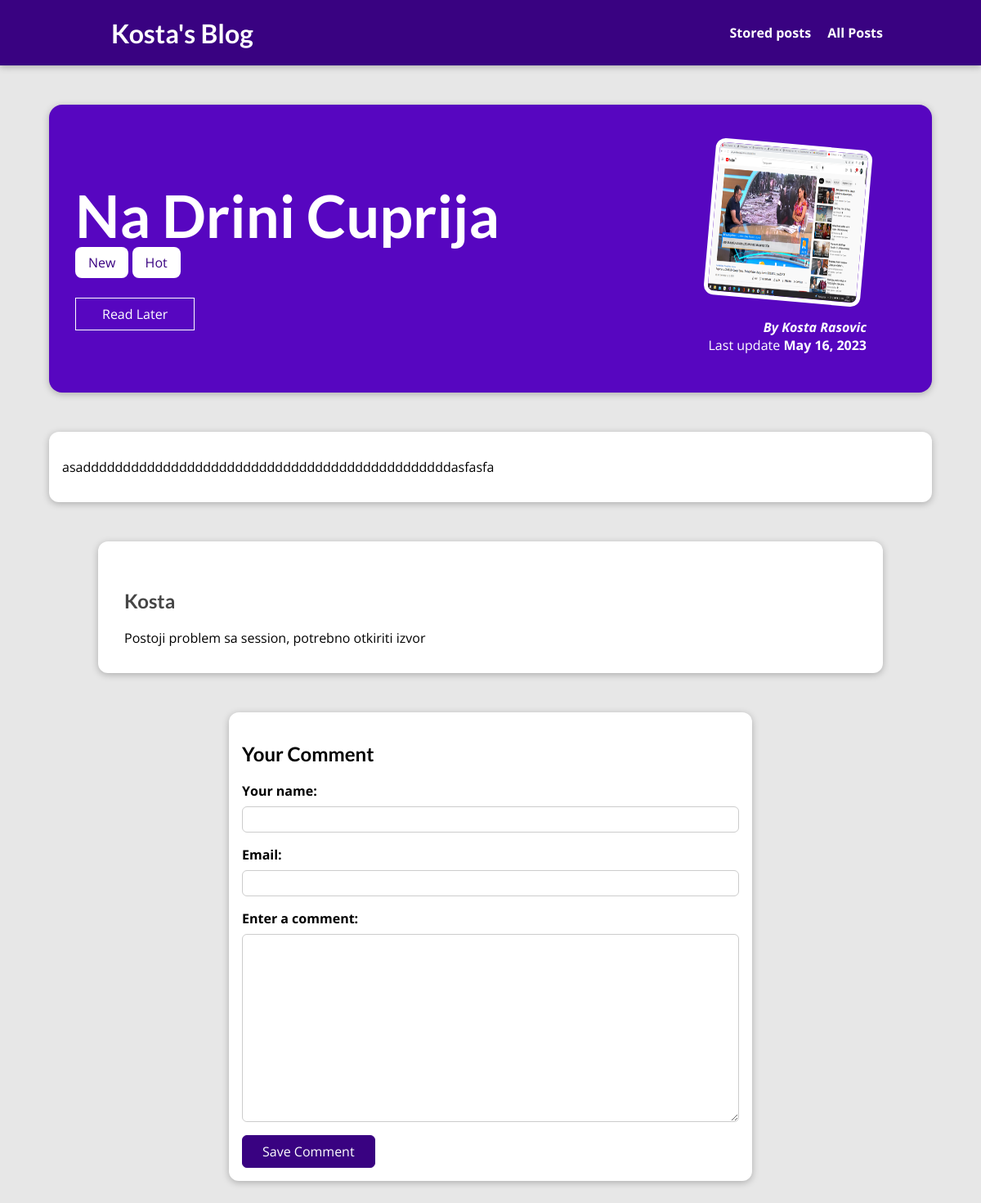
Page /posts/na-drini-cuprija on the committed database.
### blog/models.py (models this page shows, shortened)
class Post(models.Model):
    title=models.CharField(max_length=150)
    excerpt=models.CharField(max_length=200)
    image=models.ImageField(upload_to="images", null=True)
    date=models.DateField(auto_now=True)
    slug=models.SlugField(unique=True, db_index=True)
    contnet=models.TextField(validators=[MinLengthValidator(10)])
    author=models.ForeignKey(Author, null=True, on_delete=models.SET_NULL, related_name="posts")
    tag=models.ManyToManyField(Tag)

class Tag(models.Model):
    caption=models.CharField(max_length=10)

class Author(models.Model):
    first_name=models.CharField(max_length=50)
    last_name=models.CharField(max_length=50)
    email=models.EmailField()
    def fully_name(self):
        return f"{self.first_name} {self.last_name}"
    def __str__(self):
        return self.fully_name()

class Comment(models.Model):
    user_name=models.CharField(max_length=50, null=False)
    email=models.EmailField(max_length=254, null=False)
    text=models.TextField()
    post=models.ForeignKey(Post, on_delete=models.CASCADE, related_name="comments")

### blog/views.py (the view, shortened to what this page needs)
# urls.py: path("posts/<slug:slug>", views.Single_postView.as_view(), name="post-detail"), #posts/my-first-page
class Single_postView(View):
    def is_stored_post(self,request, post_id):
        stored_post=request.session.get("stored_post")
        if stored_post is not None:
            is_saved_for_later= post_id in stored_post
        else:
            is_saved_for_later = False
        return is_saved_for_later
    def get(self,request, slug):
        post=Post.objects.get(slug=slug)
        context={
        "post":post,
        "post_tag":post.tag.all(),
        "form":CommentForm(),
        "comments":post.comments.all().order_by("-id"),
        "is_stored": self.is_stored_post(request, post.id)
        }
        return render(request, "blog/post-detail.html", context)

### blog/forms.py
class CommentForm(forms.ModelForm):
    class Meta:
        model=Comment
        exclude= ["post"]
        labels={
            "user_name":"Your name",
            "email":"Email",
            "text":"Enter a comment"
        }

### blog/templates/blog/post-detail.html (shortened to what this page needs)
{% extends "base.html" %}
{% load static %}
{% block css_files %}
    <link rel="stylesheet" href="{% static 'blog/post-detail.css' %}">
{% endblock css_files %}
{% block content %}
    <section id="summary">
        <h2>{{ post.title }}</h2>
        <div>
            {% for tag in post_tag %}
                <span class="tag">{{tag.caption}}</span>
            {% endfor %}
        </div>
        <div id="read-later">
            <form action="{% url 'read-later' %}" method="POST" >
                <button>
                    {% if is_stored %}
                        Remove it from "Read Later" list
                    {% else %}
                        Read Later
                    {% endif %}
                </button>
            </form>
        </div>
        <article>
            <img src="{{ post.image.url }}" alt="{{post.title}}"/>
            <address>
                By <a href="mailto: {{post.author.email}}"> {{post.author}}</a>
            </address>
            <div>
                Last update <time>{{post.date}}</time>
            </div>
        </article>
    </section>
    <main>
        <p>{{post.contnet|linebreaks}}</p>
    </main>
    <section id="comments">
        <ul>
            {% for comment in comments  %}
                <li>
                    <br>
                    <h2>{{comment.user_name}}</h2>
                    <p>{{comment.text|linebreaks}}</p>
                </li>
            {% endfor %}
        </ul>
    </section>
    <section id="comment-form">
        <h2>Your Comment</h2>
        <form action="{% url 'post-detail' post.slug %}" method="POST">
            {% for form_field in form %}
                <div class="form-control {% if form_field.errors %}invalid{% endif %}">
                    {{form_field.label_tag}}
                    {{form_field}}
                </div>
            {% endfor %}
            <button>Save Comment</button>
        </form>
    </section>
{% endblock content %}

### static/app.css (style rules this page uses)
* { box-sizing: border-box; }
html { font-family: 'Open Sans', 'Lato', sans-serif; }
body { margin: 0; }
h1, h2, h3 { font-family: 'Lato', sans-serif; font-weight: bold; }

### blog/static/blog/post-detail.css (style rules this page uses)
body { background-color: #e7e7e7; }
#summary { margin: 8rem auto 3rem auto; padding: 2rem; width: 90%; max-width: 90rem; border-radius: 16px; background-color: #5706c0; position: relative; box-shadow: 0 2px 8px rgba(0, 0, 0, 0.25); height: 22rem; }
#summary h2 { color: white; font-size: 4.5rem; margin-bottom: 0.25rem; }
#summary article { position: absolute; top: 2rem; right: 3rem; padding: 1rem 2rem; border-radius: 12px; text-align: right; color: white; }
#summary article img { width: 12rem; height: 12rem; border-radius: 12px; transform: rotateZ(5deg); border: 5px solid white; margin-bottom: 1rem; }
#summary address { font-weight: bold; }
#summary a { color: white; text-decoration: none; }
#summary time { font-weight: bold; }
#read-later { margin: 2rem 0; }
#read-later button { background-color: transparent; border: 1px solid white; padding: 0.5rem 2rem; font: inherit; color: white; cursor: pointer; }
main { width: 90%; max-width: 90rem; margin: 3rem auto; background-color: white; padding: 1rem; border-radius: 12px; box-shadow: 0 2px 8px rgba(0, 0, 0, 0.25); }
.tag { background-color: white; color: #390281; padding: 0.5rem 1rem; border-radius: 8px; }
#comment-form { margin: 3rem auto; width: 90%; max-width: 40rem; border-radius: 12px; background-color: white; box-shadow: 0 2px 8px rgba(0, 0, 0, 0.25); padding: 1rem; }
#comment-form button { font: inherit; background-color: #390281; color: white; border: 1px solid #390281; padding: 0.5rem 1.5rem; border-radius: 6px; cursor: pointer; }
.form-control { margin-bottom: 1rem; }
.form-control label { font-weight: bold; margin-bottom: 0.5rem; display: block; }
.form-control input, .form-control textarea { display: block; width: 100%; font: inherit; padding: 0.25rem; border-radius: 6px; border: 1px solid #ccc; }
#comments { margin: 3rem auto; width: 90%; max-width: 60rem; border-radius: 12px; background-color: white; box-shadow: 0 2px 8px rgba(0, 0, 0, 0.25); padding: 1rem 2rem; }
#comments ul { list-style: none; margin: 0; padding: 0; }
#comments li { margin-bottom: 1rem; border-bottom: 2px solid #ccc; }
#comments li:last-of-type { border-bottom: none; }
#comments h2 { color: #464646; }

### rows in the picture
Post: title "Na Drini Cuprija", image (picture), author "Kosta Rasovic", date "May 16, 2023", contnet "asaddddddddddddddddddddddddddddddddddddddddddddddasfasfa"
Tag: caption "New"
Tag: caption "Hot"
Comment: user_name "Kosta", text "Postoji problem sa session, potrebno otkiriti izvor"
